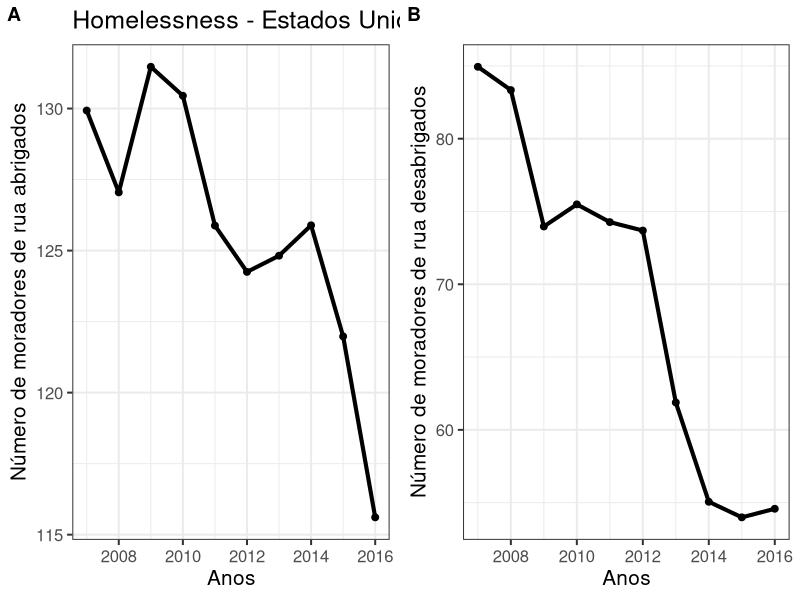

The R script that drew this image:

# Falta de Moradia nos Estados Unidos -----------------------------------------------------------------------------------------------------------------
# Autora: Jeanne Franco --------------------------------------------------------------------------------------------------------------------
# Data: 26/12/21 ---------------------------------------------------------------------------------------------------------------------------

# Sobre o conjunto de dados ----------------------------------------------------------------------------------------------------------------

# Os dados foram coletados através da contagem de pessoas (point-in-time) que estão dormindo
# em abrigos ou nas ruas. Os dados refletem o número de pessoas sem abrigo em uma determinada
# noite. A fonte dos dados pertence a estimativa do  Department of Housing and Urban Development, 
# que libera o Annual Homeless Assessment Report to Congress (AHARC). 

# O cálculo "point-in-time" é estimado pela contagem de pessoas sem abrigo no final de janeiro
# de cada ano. Os dados são realizados por organizações para solicitar financiamentos do governo.
# Os cuidadores caminham nas ruas usando metodologias pré-estabelecidas e fazem registros de abrigos
# e contagens e estimativas de pessoas abrigadas e desabrigadas.

# Pessoas abrigadas são aquelas que se encontram em abrigos emergenciais, programas habitacionais
# transitórios ou portos seguros. Pessoas desabrigadas, por outro lado, se referem a pessoas que
# se encontram nas ruas, em veículos ou parques privados ou públicos.

# Carregar dados ---------------------------------------------------------------------------------------------------------------------------

dados <- read.csv2("homeless-per-capita-us.csv", header = T, dec = ".", sep = ",")
View(dados) # Visualização dos dados em nova janela do R

library(tibble) # Pacote para acessar a função glimpse
glimpse(dados) # Função que apresenta o resumo dos dados

# Manipulação dos dados --------------------------------------------------------------------------------------------------------------------

library(dplyr) # Pacote para manipular e apresentar a descrição dos dados

## Renomeando nomes de colunas

d <- dados %>%
  rename(desabrigados = Unsheltered.Homeless..HUD..2016..and.U.S..Census.Bureau..2010..,
         abrigados = Sheltered.Homeless..HUD..2016..and.U.S..Census.Bureau..2010.. ,
         ano = Year)
d

## Selecionando dados para análise

d1 <- d %>%
  select(Code, ano, abrigados, desabrigados)
d1

view(d1) # Visualizar nova tabela de dados

# Gráfico ----------------------------------------------------------------------------------------------------------------------------------

library(ggplot2) # Pacote para fazer o gráfico

g1 <- ggplot(d1, aes(x = ano, y = abrigados, group = Code)) +
  geom_line(size = 1.4) +
  geom_point(size = 2) +
  labs(x = "Anos", y = "Número de moradores de rua abrigados",
       title = "Homelessness - Estados Unidos") +
  theme_bw(base_size = 15)

g2 <- ggplot(d1, aes(x = ano, y = desabrigados, group = Code)) +
  geom_line(size = 1.4) +
  geom_point(size = 2) +
  labs(x = "Anos", y = "Número de moradores de rua desabrigados",
       title = "") +
  theme_bw(base_size = 15)

library(cowplot) # Pacote para unir gráficos em janela única
plot_grid(g1, g2, labels = c("A", "B"), ncol = 2, nrow = 1)

# Referência -------------------------------------------------------------------------------------------------------------------------------

# https://ourworldindata.org/homelessness
